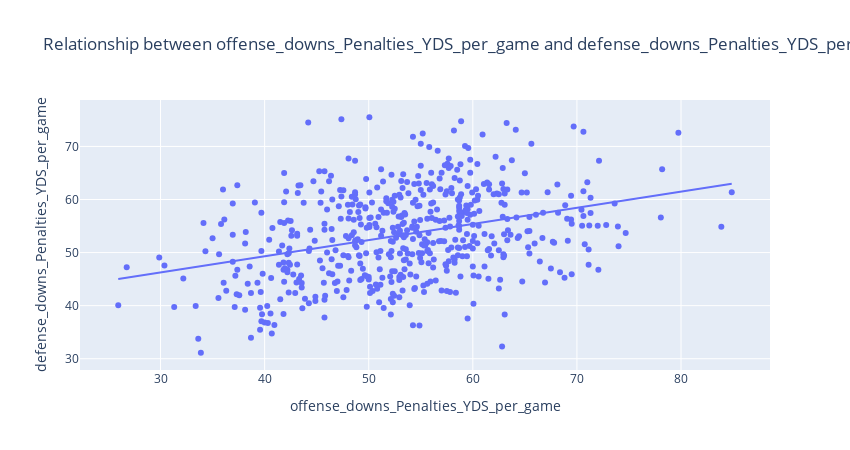

The notebook cell this image was saved under:
### Code cell
plot_co_relationship_between_feats('offense_downs_Penalties_YDS_per_game', 'defense_downs_Penalties_YDS_per_game')

### Figure 1 — Plotly figure (JSON) as saved in the notebook; plotly's stock layout.template omitted (floating-point values rounded to 4 significant figures; data arrays with more than 128 entries replaced by an {"elided": "..."} marker saying what was removed)
{"data": [{"customdata": {"elided": "544x2 mixed values"}, "hovertemplate": "offense_downs_Penalties_YDS_per_game=%{x}<br>defense_downs_Penalties_YDS_per_game=%{y}<br>Team=%{customdata[0]}<br>Season=%{customdata[1]}<extra></extra>", "legendgroup": "", "marker": {"color": "#636efa", "symbol": "circle"}, "mode": "markers", "name": "", "orientation": "v", "showlegend": false, "type": "scatter", "x": {"elided": "544 float values"}, "xaxis": "x", "y": {"elided": "544 float values"}, "yaxis": "y"}, {"hovertemplate": "<b>OLS trendline</b><br>defense_downs_Penalties_YDS_per_game = 0.304379 * offense_downs_Penalties_YDS_per_game + 37.1182<br>R<sup>2</sup>=0.117652<br><br>offense_downs_Penalties_YDS_per_game=%{x}<br>defense_downs_Penalties_YDS_per_game=%{y} <b>(trend)</b><extra></extra>", "legendgroup": "", "marker": {"color": "#636efa", "symbol": "circle"}, "mode": "lines", "name": "", "showlegend": false, "type": "scatter", "x": {"elided": "544 float values"}, "xaxis": "x", "y": {"elided": "544 float values"}, "yaxis": "y"}], "layout": {"height": 450, "legend": {"tracegroupgap": 0}, "showlegend": false, "title": {"text": "Relationship between offense_downs_Penalties_YDS_per_game and defense_downs_Penalties_YDS_per_game"}, "width": 850, "xaxis": {"anchor": "y", "domain": [0, 1], "title": {"text": "offense_downs_Penalties_YDS_per_game"}}, "yaxis": {"anchor": "x", "domain": [0, 1], "title": {"text": "defense_downs_Penalties_YDS_per_game"}}}}
